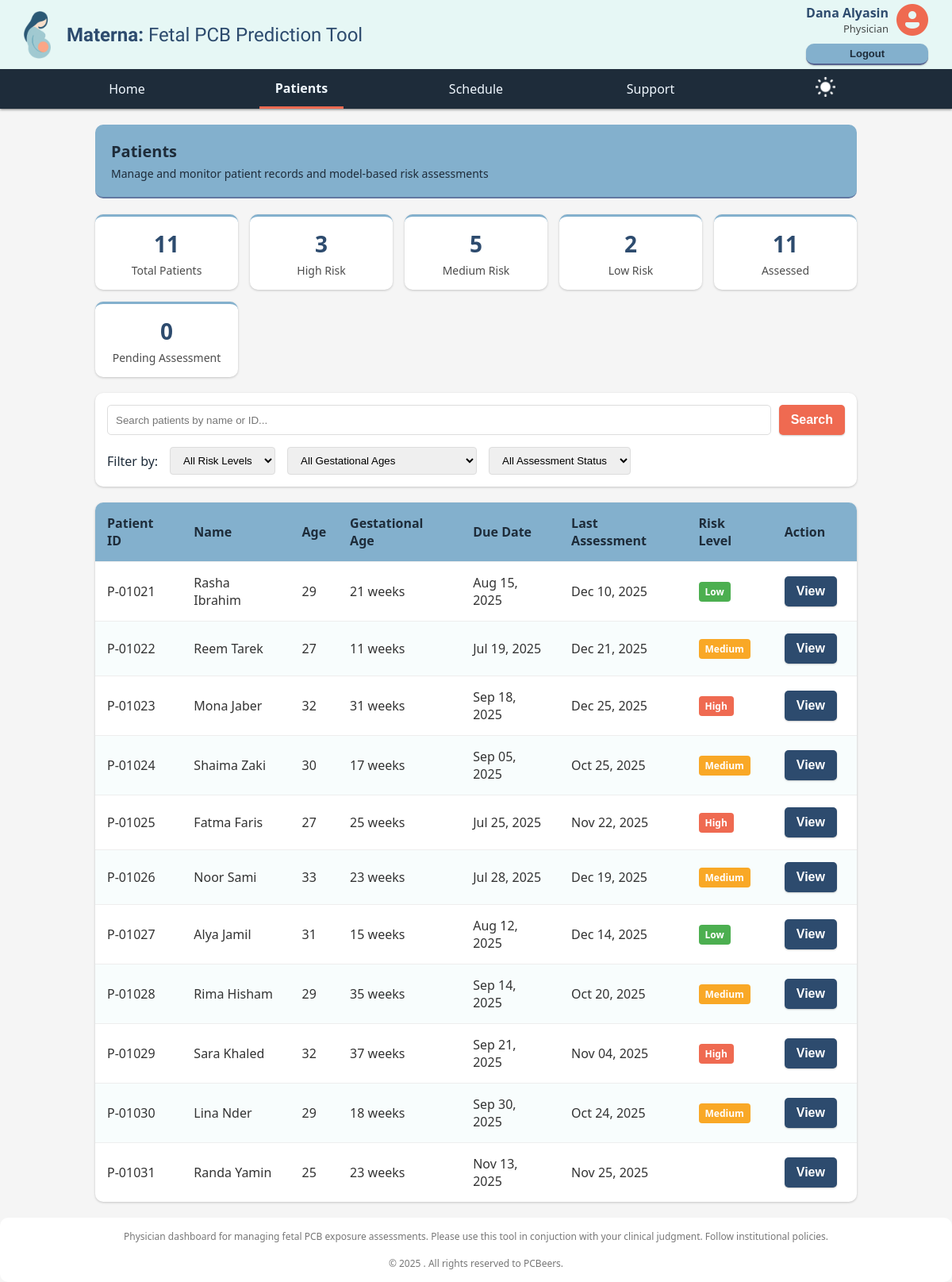
/patients.html (signed in), run on the app's committed database.
### models.py (models this page shows)
class Patient(SQLModel, table=True):
    id: Optional[int] = Field(default=None, primary_key=True)
    name: str
    bdate: date
    age: Optional[int] = None
    gestational_age: Optional[int] = None
    due_date: Optional[date] = None
    risk: Optional[str] = None  # e.g. 'low', 'medium', 'high'
    data_consent: bool = Field(default=False)
    is_complete: bool = Field(default=False)
    notes: Optional[str] = None
    docs: Optional[str] = None  # Could be file path or JSON metadata
    physician_id: Optional[int] = Field(default=None, foreign_key="account.id")
    physician: Optional[Account] = Relationship(back_populates="patients")
    appointments: List["Appointment"] = Relationship(back_populates="patient")
    lab_tests: List["LabTest"] = Relationship(back_populates="patient")
    model_features: List["ModelFeatures"] = Relationship(
        back_populates="patient")

### main.py (the view)
@app.get("/dashboard_analytics", response_class=HTMLResponse)
def get_page(request: Request):
    return templates.TemplateResponse("researcher/analytics_dashboard.html", {"request": request})

### templates/physician/patients.html (shortened to what this page needs)
{% extends "layouts/list_layout.html" %}

### templates/layouts/list_layout.html (shortened to what this page needs)
{% extends "layouts/main_layout.html" %}
{% block content %}
<div class="controls">
    <div>
        <div class="controls-title">{{ data.title }}</div>
        <div class="controls-subtitle">{{ data.subtitle }}</div>
    </div>
</div>
<div class="summary-banner">
    {% for item in data.summary %}
    <div class="summary-item">
        <div class="summary-number">{{ item.number }}</div>
        <div class="summary-label">{{ item.label }}</div>
    </div>
    {% endfor %}
</div>
<div class="search-filter-container">
    <div class="search-bar">
        <input type="text" class="search-input" placeholder="{{ data.search_placeholder }}">
        <button class="button-primary">Search</button>
    </div>
    <div class="filter-section">
        <span class="filter-label">Filter by:</span>
        {% for filter in data.filters %}
        <select class="filter-dropdown">
            {% for option in filter.options %}
            <option>{{ option }}</option>
            {% endfor %}
        </select>
        {% endfor %}
    </div>
</div>
<table class="data-table">
    <thead>
        <tr>
            {% for attribute in data.attributes %}
            <th>{{ attribute }}</th>
            {% endfor %}
        </tr>
    </thead>
    <tbody>
        {% for record in data.records %}
        <tr>
            {% for field in record.fields %}
            <td>{{ field }}</td>
            {% endfor %}
            <td><span class="status-badge {{ record.status_class }}">{{ record.status }}</span></td>
            <td><button value="{{ record.id }}" class="button-secondary action-btn">{{ record.action }}</button></td>
        </tr>
        {% endfor %}
    </tbody>
</table>
{% endblock %}

### static/styles/background.css (style rules this page uses)
:root { --dark-blue: #2d4b6e; --light-blue: #83b0cd; --mint: #e6f7f5; --coral: #ef6a51; --navy: #1e2c3a; --whtish: #f5f5f5; }
body { margin: 0; background-color: var(--whtish); color: rgb(51, 51, 51); font-family: 'Segoe UI', Tahoma, Geneva, Verdana, sans-serif; }
button { padding: 10px 15px; color: white; font-size: medium; font-weight: 550; border: none; border-radius: 5px; box-shadow: 0px 1px 2px rgba(0, 0, 0, 0.2); cursor: pointer; }
.button-primary { background-color: var(--coral); }
.button-secondary { background-color: var(--dark-blue); margin-right: 10px; }
.status-badge { padding: 4px 8px; font-size: 12px; }
.risk-badge, .status-badge { display: inline-block; border-radius: 4px; color: white; font-weight: bold; }
.risk-low, .status-resolved, .status-complete { background-color: #4caf50; }
.risk-medium, .status-pending, .status-update { background-color: #f9a826; }
.risk-high, .status-critical, .status-incomplete { background-color: var(--coral); }

### templates/layouts/list_layout.html (style rules this page uses)
.controls { display: flex; flex-wrap: wrap; justify-content: space-between; align-items: center; margin: 20px 0; padding: 20px; background-color: var(--light-blue); color: var(--navy); border-radius: 10px; border-bottom: 2px solid rgba(85, 98, 143, 0.7); }
.controls-title { font-size: 20px; font-weight: bold; }
.controls-subtitle { font-size: 14px; margin-top: 5px; }
.button-primary { background-color: var(--coral); }
.button-secondary { background-color: var(--dark-blue); }
.summary-banner { display: grid; grid-template-columns: repeat(auto-fit, minmax(150px, 1fr)); gap: 15px; margin-bottom: 20px; }
.summary-item { background-color: white; padding: 15px; border-radius: 10px; text-align: center; box-shadow: 0px 1px 3px rgba(0, 0, 0, 0.2); border-top: 3px solid var(--light-blue); }
.summary-number { font-size: 28px; font-weight: bold; color: var(--dark-blue); }
.summary-label { color: rgba(0, 0, 0, 0.7); font-size: 14px; margin-top: 5px; }
.search-filter-container { background-color: white; padding: 15px; border-radius: 10px; margin-bottom: 20px; box-shadow: 0px 1px 3px rgba(0, 0, 0, 0.2); }
.search-bar { display: flex; gap: 10px; margin-bottom: 15px; }
.search-input { flex: 1; padding: 10px; border: 1px solid #ddd; border-radius: 5px; }
.filter-section { display: flex; flex-wrap: wrap; gap: 15px; align-items: center; }
.filter-label { color: var(--navy); font-weight: 500; }
.filter-dropdown, .date-start, .date-end { padding: 8px 12px; border: 1px solid #ddd; border-radius: 4px; }
.data-table { width: 100%; border-collapse: collapse; background-color: white; border-radius: 10px; overflow: hidden; box-shadow: 0px 1px 3px rgba(0, 0, 0, 0.2); margin-bottom: 20px; }
.data-table thead { background-color: var(--light-blue); color: var(--navy); }
.data-table th, .data-table td { padding: 15px; text-align: left; border-bottom: 1px solid #eee; }
.data-table tr:last-child td { border-bottom: none; }
.data-table tr:nth-child(even) { background-color: rgba(230, 249, 248, 0.3); }

### data on the page
Patient: fields "P-01021" "29" "21 weeks" "Aug 15, 2025" "Dec 10, 2025", name "Rasha Ibrahim", status "Low", {{ record.id }} 1021 (drawn), action "View"
Patient: fields "P-01022" "27" "11 weeks" "Jul 19, 2025" "Dec 21, 2025", name "Reem Tarek", status "Medium", {{ record.id }} 1022 (drawn), action "View"
Patient: fields "P-01023" "32" "31 weeks" "Sep 18, 2025" "Dec 25, 2025", name "Mona Jaber", status "High", {{ record.id }} 1023 (drawn), action "View"
Patient: fields "P-01024" "30" "17 weeks" "Sep 05, 2025" "Oct 25, 2025", name "Shaima Zaki", status "Medium", {{ record.id }} 1024 (drawn), action "View"
Patient: fields "P-01025" "27" "25 weeks" "Jul 25, 2025" "Nov 22, 2025", name "Fatma Faris", status "High", {{ record.id }} 1025 (drawn), action "View"
Patient: fields "P-01026" "33" "23 weeks" "Jul 28, 2025" "Dec 19, 2025", name "Noor Sami", status "Medium", {{ record.id }} 1026 (drawn), action "View"
Patient: fields "P-01027" "31" "15 weeks" "Aug 12, 2025" "Dec 14, 2025", name "Alya Jamil", status "Low", {{ record.id }} 1027 (drawn), action "View"
Patient: fields "P-01028" "29" "35 weeks" "Sep 14, 2025" "Oct 20, 2025", name "Rima Hisham", status "Medium", {{ record.id }} 1028 (drawn), action "View"
Patient: fields "P-01029" "32" "37 weeks" "Sep 21, 2025" "Nov 04, 2025", name "Sara Khaled", status "High", {{ record.id }} 1029 (drawn), action "View"
Patient: fields "P-01030" "29" "18 weeks" "Sep 30, 2025" "Oct 24, 2025", name "Lina Nder", status "Medium", {{ record.id }} 1030 (drawn), action "View"
Patient: fields "P-01031" "25" "23 weeks" "Nov 13, 2025" "Nov 25, 2025", name "Randa Yamin", {{ record.id }} 1031 (drawn), action "View"

### other printed values
{{ data.first_name }} "Dana"
{{ data.last_name }} "Alyasin"
{{ data.job }} "Physician"
{{ label }} "Home Patients Schedule Support"
{{ data.title }} "Patients"
{{ data.subtitle }} "Manage and monitor patient records and model-based risk assessments"
{{ item.number }} "11" "3" "5" "2" "11" "0"
{{ item.label }} "Total Patients" "High Risk" "Medium Risk" "Low Risk" "Assessed" "Pending Assessment"
{{ attribute }} "Patient ID" "Name" "Age" "Gestational Age" "Due Date" "Last Assessment" "Risk Level" "Action"
form field value "All Risk Levels"
form field value "All Gestational Ages"
form field value "All Assessment Status"
